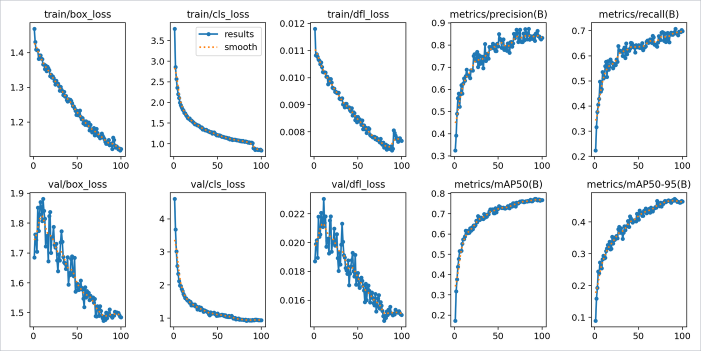
#> input picture testpics/figure8a_train_results_styled.png, 1402 x 702 px, found by its file name (shown at 1/2 size)
$ python build_figure8_combined.py
#> lines starting #> are read from the running program, lines starting #| are printed output that depends on the picture; pictures that were not available may be replaced by others from this repository, and a replacement may not be noted
from PIL import Image, ImageDraw, ImageFont
import pathlib, shutil

ROOT    = pathlib.Path(__file__).parent.parent
FIG_DIR = ROOT / 'runs' / 'paper_figures'
FIG_DIR.mkdir(parents=True, exist_ok=True)

SRC_A   = FIG_DIR / 'figure8a_train_results_styled.png'
SRC_VAL = (ROOT / 'runs' / 'detect' / 'runs' / 'train' /
           'yolo26n_safehat' / 'val_batch0_pred.jpg')
SRC_C   = FIG_DIR / 'figure8c_five_task_montage.png'

GRID_CROP_TOP = 50
ROW_HEIGHT    = 440
ROW_GAP       = 18
FONT_SIZE     = 22
BG            = (255, 255, 255)
FG            = (30,  30,  30)

_font_paths = [
    r'C:\Windows\Fonts\arialbd.ttf',
    r'C:\Windows\Fonts\arial.ttf',
    '/usr/share/fonts/truetype/dejavu/DejaVuSans-Bold.ttf',
    '/usr/share/fonts/truetype/dejavu/DejaVuSans.ttf',
]
font = None
for _fp in _font_paths:
    try:
        font = ImageFont.truetype(_fp, FONT_SIZE)
        break
    except OSError:
        pass
if font is None:
    font = ImageFont.load_default()

def scale_to_height(img: Image.Image, h: int) -> Image.Image:
    w = round(img.width * h / img.height)
    return img.resize((w, h), Image.LANCZOS)

img_a = Image.open(SRC_A).convert('RGB')
#> img_a is the input picture: PIL image 1402x702 RGB; mean R, G, B 238.8, 241.7, 243.7
row1  = scale_to_height(img_a, ROW_HEIGHT)
print(f'row1 (8a):  src={img_a.size}  →  {row1.size}')
#| row1 (8a):  src=(1402, 702)  →  (879, 440)

val    = Image.open(SRC_VAL).convert('RGB')
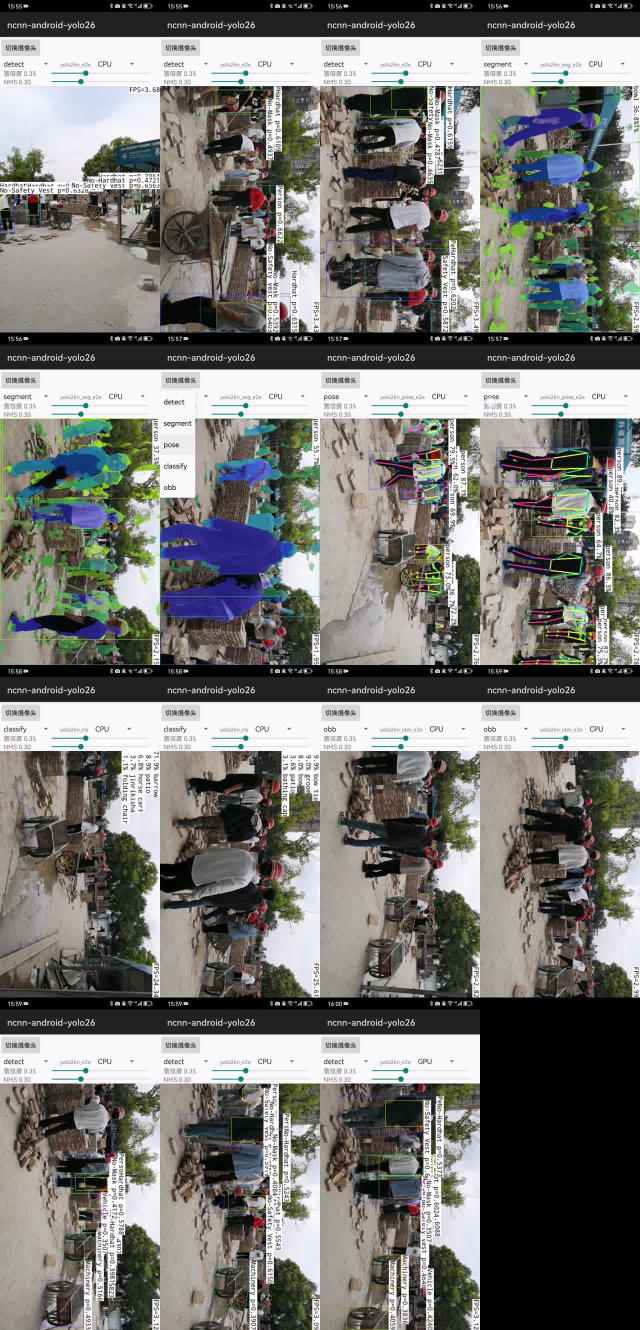
#> input picture testpics/contact_155526.jpg, 1280 x 2660 px, given in place of val_batch0_pred.jpg, which was not available (shown at 1/2 size)
#> val is the input picture: PIL image 1280x2660 RGB; mean R, G, B 120, 119.6, 116
cw, ch = val.width // 3, val.height // 3
#> cw = 426; ch = 886

cells = []
for r in range(3):
    for c in range(3):
        cell = val.crop((
            c * cw,
            r * ch + GRID_CROP_TOP,
            (c + 1) * cw,
            (r + 1) * ch,
        ))
        cells.append(cell)
        if len(cells) == 8:
            break
    if len(cells) == 8:
        break
#> after the loop, cells = 8 items

cell_w, cell_h = cells[0].size
#> cell_w = 426; cell_h = 836
grid = Image.new('RGB', (4 * cell_w, 2 * cell_h), BG)
#> grid: PIL image 1704x1672 RGB; every value is 255
for i, cell in enumerate(cells):
    grid.paste(cell, ((i % 4) * cell_w, (i // 4) * cell_h))
#> this loop made 8 passes
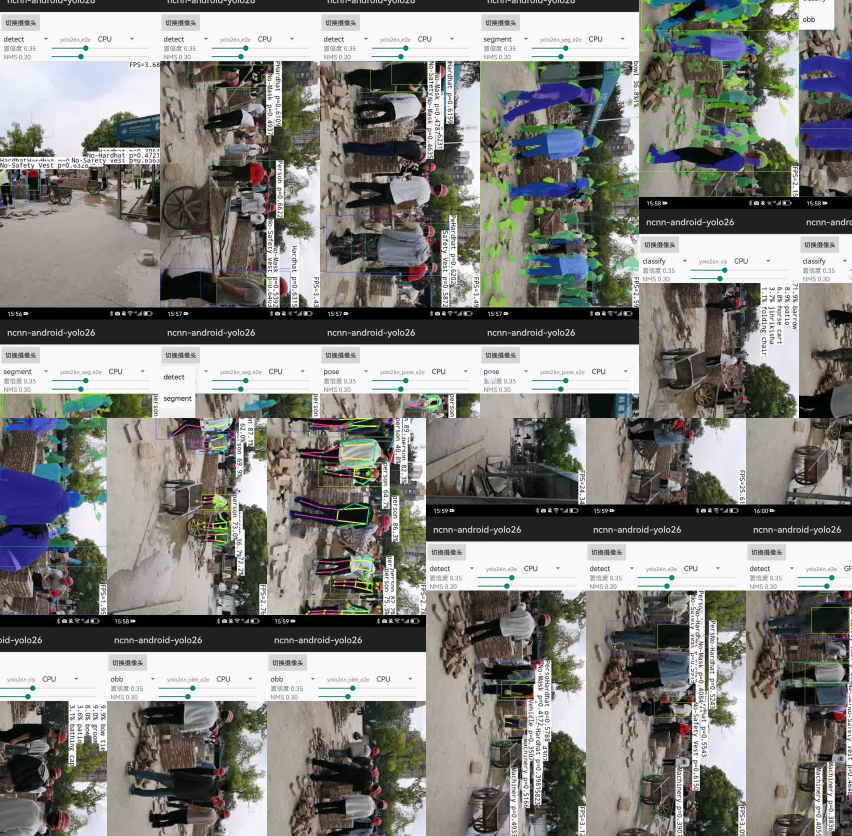
#> grid: PIL image 1704x1672 RGB (shown at 1/2 size); mean R, G, B 130.3, 129.7, 126

row2 = scale_to_height(grid, ROW_HEIGHT)
#> call 2 of scale_to_height, with h = 440
#> in scale_to_height (call 2), `return img.resize((w, h), Image.LANCZOS)`:
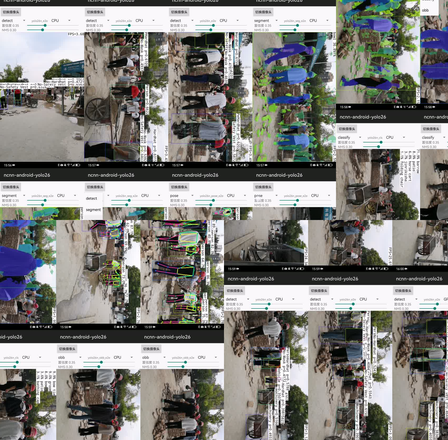
#> returned value: PIL image 448x440 RGB; mean R, G, B 130.3, 129.7, 126
print(f'row2 (8b):  grid={grid.size}  →  {row2.size}')
#| row2 (8b):  grid=(1704, 1672)  →  (448, 440)

img_c = Image.open(SRC_C).convert('RGB')
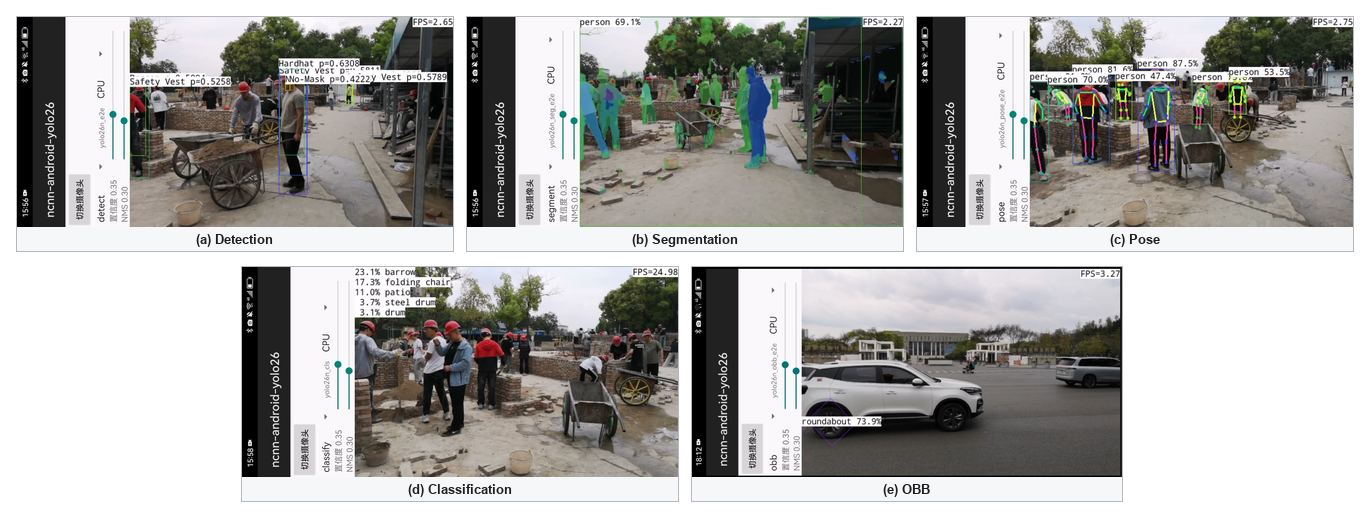
#> input picture testpics/figure8c_five_task_montage.png, 1370 x 518 px, found by its file name
#> img_c is the input picture: PIL image 1370x518 RGB; mean R, G, B 169.9, 169, 166.7
row3  = scale_to_height(img_c, ROW_HEIGHT)
print(f'row3 (8c):  src={img_c.size}  →  {row3.size}')
#| row3 (8c):  src=(1370, 518)  →  (1164, 440)

_tmp  = ImageDraw.Draw(Image.new('RGB', (1, 1)))
_bb   = _tmp.textbbox((0, 0), '(a)', font=font)
LABEL_H = (_bb[3] - _bb[1]) + 8

canvas_w = max(row1.width, row2.width, row3.width)
#> canvas_w = 1164
slot_h   = ROW_HEIGHT + LABEL_H
canvas_h = 3 * slot_h + 2 * ROW_GAP

canvas = Image.new('RGB', (canvas_w, canvas_h), BG)
#> canvas: PIL image 1164x1440 RGB; every value is 255
draw   = ImageDraw.Draw(canvas)

def place(img: Image.Image, label: str, row_idx: int) -> None:
#> called with label = '(a)', row_idx = 0
    y0 = row_idx * (slot_h + ROW_GAP)
    x0 = (canvas_w - img.width) // 2
#> x0 = 142
    canvas.paste(img, (x0, y0))
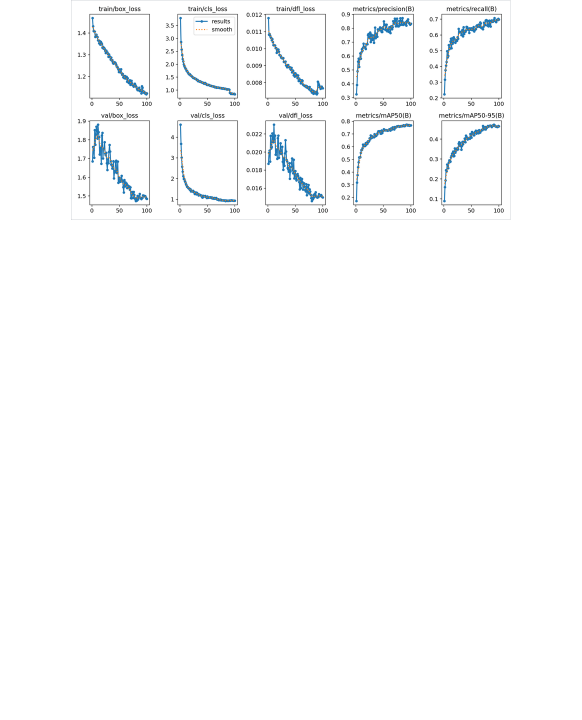
#> canvas: PIL image 1164x1440 RGB (shown at 1/2 size); mean R, G, B 251.1, 251.8, 252.3
    bb = draw.textbbox((0, 0), label, font=font)
#> bb = (0, 4, 31, 24)
    lw = bb[2] - bb[0]
#> lw = 31
    draw.text(
        ((canvas_w - lw) // 2, y0 + ROW_HEIGHT + 4),
        label, fill=FG, font=font,
    )

place(row1, '(a)', 0)
place(row2, '(b)', 1)
#> call 2 of place, with label = '(b)', row_idx = 1
#> in place (call 2), `canvas.paste(img, (x0, y0))`:
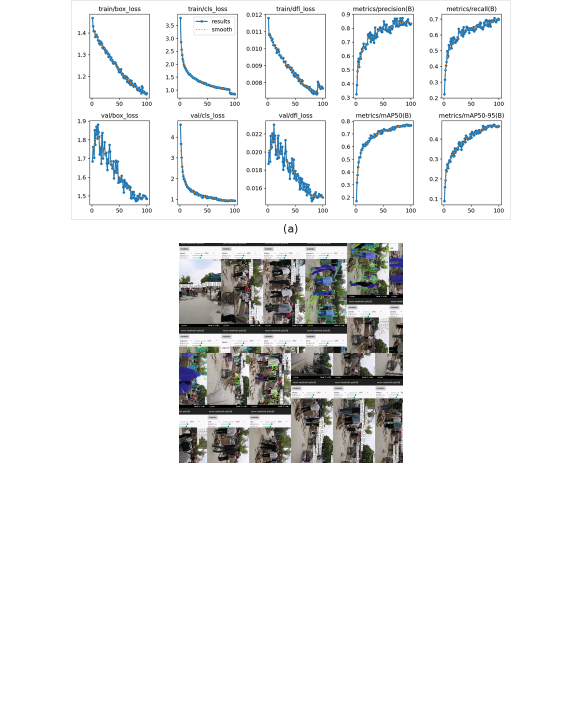
#> canvas: PIL image 1164x1440 RGB (shown at 1/2 size); mean R, G, B 236.4, 237, 237.1
place(row3, '(c)', 2)
#> call 3 of place, with label = '(c)', row_idx = 2
#> in place (call 3), `canvas.paste(img, (x0, y0))`:
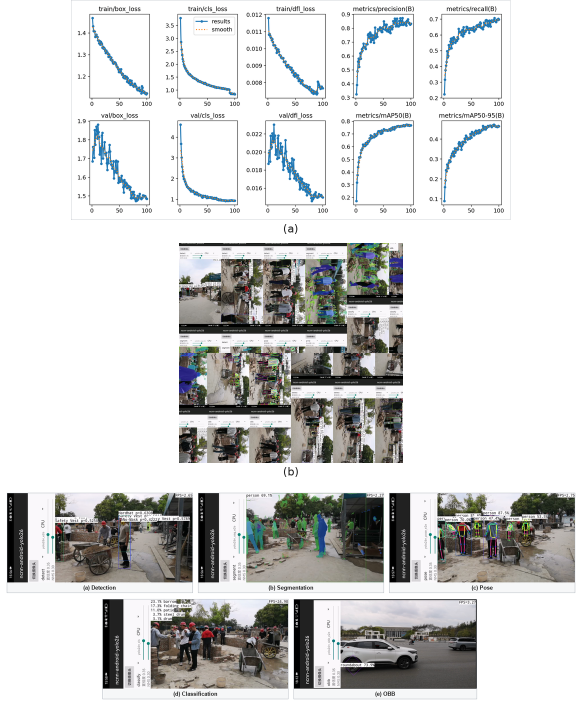
#> canvas: PIL image 1164x1440 RGB (shown at 1/2 size); mean R, G, B 210.4, 210.7, 210.1
#> in place (call 3), `bb = draw.textbbox((0, 0), label, font=font)`: bb = (0, 4, 29, 24)
#> in place (call 3), `lw = bb[2] - bb[0]`: lw = 29

out = FIG_DIR / 'figure8_combined.png'
canvas.save(out, dpi=(300, 300))
print(f'\nSaved  {out.resolve()}')
print(f'Size   {canvas_w} × {canvas_h} px  (row_h={ROW_HEIGHT})')
#| Size   1164 × 1440 px  (row_h=440)

tc = ROOT / 'testpics' / 'Figure_8.png'
tc.parent.mkdir(exist_ok=True)
shutil.copy(out, tc)
print(f'Copied {tc}')
